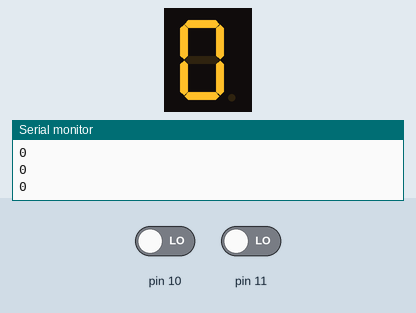
Recording of a sketch running on a simulated Arduino Uno, built with avr-gcc and run on an emulated ATmega328P. Shown: 1-digit seven-segment display, the last lines printed to the serial monitor. Wiring (inferred from the names in the program): 1-digit 7-segment display, segments lit when HIGH: segments pin 2, pin 3, pin 4, pin 5, pin 6, pin 9, pin 7. The test bench sets the inputs (shaded band); at power-on: pin 10 LOW, pin 11 LOW. The segment pins are drawn as the display they are named for.

Above: at 1.4 s.
1.5 s: pin 10 driven HIGH
At 2.9 s:
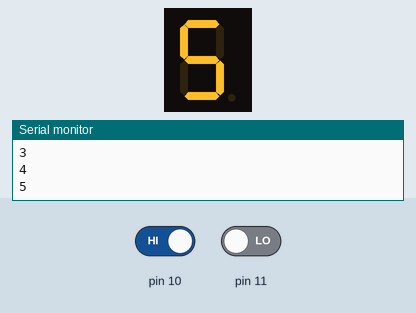
3.0 s: pin 11 driven HIGH
4.5 s: pin 11 driven LOW
At 6.2 s:
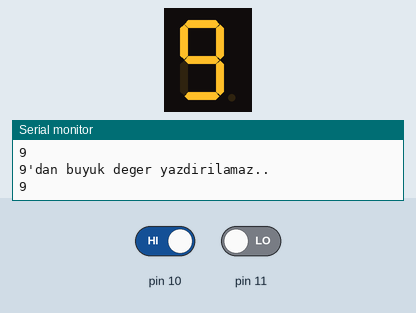
6.4 s: pin 10 driven LOW and pin 11 driven HIGH
At 6.66 s:
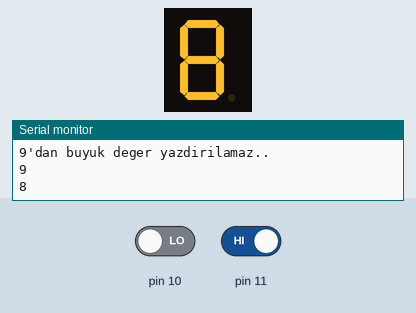
Timing chart, 0 to 9.4 s (numbered marks = the images above; inputs shaded):
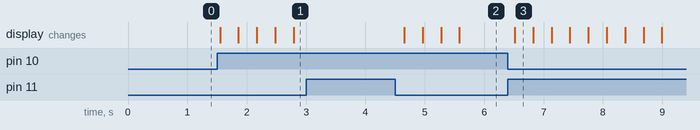

Measured:
- after the input at 1.5 s, the display: first changes after 0.05 s (image 1 shows a later state)
- after the input at 4.5 s, the display: first changes after 0.15 s (image 2 shows a later state)
- after the input at 6.4 s, the display: changes after 0.11 s (image 3)

The sketch:

ardunio-buton-arttirma-azaltma-7-segmentli-display.ino
```cpp
int a=2;
int b=3;
int c=4;
int d=5;
int e=6;
int f=9;
int g=7;  //g en dısta kalan
int sayi=0;

void setup() {
  Serial.begin(9600); //9600 bound
  Serial.println("dıstaki buton arttirir digeri azaltir.");
  pinMode(a,OUTPUT);
  pinMode(b,OUTPUT);
  pinMode(c,OUTPUT);
  pinMode(d,OUTPUT);
  pinMode(e,OUTPUT);
  pinMode(f,OUTPUT);
  pinMode(g,OUTPUT);
  pinMode(10,INPUT);
  pinMode(11,INPUT);
}

void loop() {
  //7 segmentli ortak katod pin'li :
  if(digitalRead(10)==1) {
    if(sayi==9) Serial.println("9'dan buyuk deger yazdirilamaz..");
    else sayi++;
  }
  if(digitalRead(11)==1) {
    if(sayi==0) Serial.println("0'dan kucuk deger yazdirilamaz..");
    else sayi--;
  }
  Serial.println(sayi);
  switch(sayi){
    case 0:
      digitalWrite(a,1);
      digitalWrite(b,1);
      digitalWrite(c,1);
      digitalWrite(d,1);
      digitalWrite(e,1);
      digitalWrite(f,1);
      digitalWrite(g,0);
      delay(10);
      break;
    case 1:
      digitalWrite(a,0);
      digitalWrite(b,1);
      digitalWrite(c,1);
      digitalWrite(d,0);
      digitalWrite(e,0);
      digitalWrite(f,0);
      digitalWrite(g,0);
      delay(10);
      break;
    case 2:
      digitalWrite(a,1);
      digitalWrite(b,1);
      digitalWrite(c,0);
      digitalWrite(d,1);
      digitalWrite(e,1);
      digitalWrite(f,0);
      digitalWrite(g,1);
      delay(10);
      break;
    case 3:
      digitalWrite(a,1);
      digitalWrite(b,1);
      digitalWrite(c,1);
      digitalWrite(d,1);
      digitalWrite(e,0);
      digitalWrite(f,0);
      digitalWrite(g,1);
      delay(10);
      break;
    case 4:
      digitalWrite(a,0);
      digitalWrite(b,1);
      digitalWrite(c,1);
      digitalWrite(d,0);
      digitalWrite(e,0);
      digitalWrite(f,1);
      digitalWrite(g,1);
      delay(10);
      break;
    case 5:
      digitalWrite(a,1);
      digitalWrite(b,0);
      digitalWrite(c,1);
      digitalWrite(d,1);
      digitalWrite(e,0);
      digitalWrite(f,1);
      digitalWrite(g,1);
      delay(10);
      break;
    case 6:
      digitalWrite(a,1);
      digitalWrite(b,0);
      digitalWrite(c,1);
      digitalWrite(d,1);
      digitalWrite(e,1);
      digitalWrite(f,1);
      digitalWrite(g,1);
      delay(10);
      break;
    case 7:
      digitalWrite(a,1);
      digitalWrite(b,1);
      digitalWrite(c,1);
      digitalWrite(d,0);
      digitalWrite(e,0);
      digitalWrite(f,0);
      digitalWrite(g,0);
      delay(10);
      break;
    case 8:
      digitalWrite(a,1);
      digitalWrite(b,1);
      digitalWrite(c,1);
      digitalWrite(d,1);
      digitalWrite(e,1);
      digitalWrite(f,1);
      digitalWrite(g,1);
      delay(10);
      break;
    case 9:
      digitalWrite(a,1);
      digitalWrite(b,1);
      digitalWrite(c,1);
      digitalWrite(d,1);
      digitalWrite(e,0);
      digitalWrite(f,1);
      digitalWrite(g,1);
      delay(10);
      break;
    default:
      //do nothing
      break;
  }
  delay(300); //dugmeye bastigimizda birden cok sayi firlamasin istiyorsak delay degeri azcik yuksek olcak
}
```
